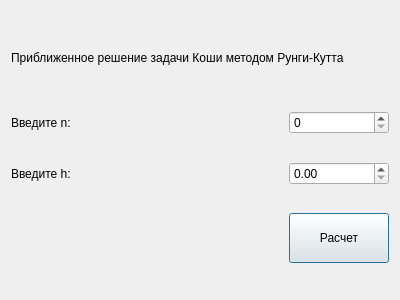
<?xml version="1.0" encoding="UTF-8"?>
<ui version="4.0">
 <class>Lab4</class>
 <widget class="QDialog" name="Lab4">
  <property name="geometry">
   <rect>
    <x>0</x>
    <y>0</y>
    <width>400</width>
    <height>300</height>
   </rect>
  </property>
  <property name="windowTitle">
   <string>Lab4</string>
  </property>
  <layout class="QGridLayout" name="gridLayout">
   <item row="0" column="0" colspan="2">
    <widget class="QLabel" name="label">
     <property name="maximumSize">
      <size>
       <width>16777215</width>
       <height>50</height>
      </size>
     </property>
     <property name="text">
      <string>Приближенное решение задачи Коши методом Рунги-Кутта</string>
     </property>
    </widget>
   </item>
   <item row="1" column="0">
    <widget class="QLabel" name="label_2">
     <property name="text">
      <string>Введите n:</string>
     </property>
    </widget>
   </item>
   <item row="1" column="1">
    <widget class="QSpinBox" name="sboxN"/>
   </item>
   <item row="2" column="0">
    <widget class="QLabel" name="label_3">
     <property name="text">
      <string>Введите h:</string>
     </property>
    </widget>
   </item>
   <item row="2" column="1">
    <widget class="QDoubleSpinBox" name="sboxH"/>
   </item>
   <item row="3" column="0">
    <spacer name="horizontalSpacer">
     <property name="orientation">
      <enum>Qt::Horizontal</enum>
     </property>
     <property name="sizeHint" stdset="0">
      <size>
       <width>273</width>
       <height>20</height>
      </size>
     </property>
    </spacer>
   </item>
   <item row="3" column="1">
    <widget class="QPushButton" name="calculateButton">
     <property name="minimumSize">
      <size>
       <width>100</width>
       <height>50</height>
      </size>
     </property>
     <property name="text">
      <string>Расчет</string>
     </property>
    </widget>
   </item>
  </layout>
 </widget>
 <layoutdefault spacing="6" margin="11"/>
 <resources/>
 <connections/>
</ui>
